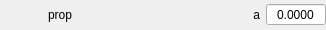
<?xml version="1.0" encoding="UTF-8"?>
<ui version="4.0">
 <class>FloatWidget</class>
 <widget class="QWidget" name="FloatWidget">
  <property name="geometry">
   <rect>
    <x>0</x>
    <y>0</y>
    <width>326</width>
    <height>30</height>
   </rect>
  </property>
  <property name="minimumSize">
   <size>
    <width>0</width>
    <height>0</height>
   </size>
  </property>
  <property name="maximumSize">
   <size>
    <width>16777215</width>
    <height>30</height>
   </size>
  </property>
  <property name="windowTitle">
   <string>Form</string>
  </property>
  <layout class="QHBoxLayout" name="horizontalLayout">
   <property name="leftMargin">
    <number>0</number>
   </property>
   <property name="topMargin">
    <number>0</number>
   </property>
   <property name="rightMargin">
    <number>0</number>
   </property>
   <property name="bottomMargin">
    <number>0</number>
   </property>
   <item>
    <widget class="QLabel" name="mainprop">
     <property name="sizePolicy">
      <sizepolicy hsizetype="Fixed" vsizetype="Preferred">
       <horstretch>0</horstretch>
       <verstretch>0</verstretch>
      </sizepolicy>
     </property>
     <property name="minimumSize">
      <size>
       <width>120</width>
       <height>0</height>
      </size>
     </property>
     <property name="maximumSize">
      <size>
       <width>120</width>
       <height>30</height>
      </size>
     </property>
     <property name="text">
      <string>prop</string>
     </property>
     <property name="alignment">
      <set>Qt::AlignCenter</set>
     </property>
    </widget>
   </item>
   <item>
    <widget class="QLabel" name="subprop1">
     <property name="text">
      <string>a</string>
     </property>
     <property name="alignment">
      <set>Qt::AlignRight|Qt::AlignTrailing|Qt::AlignVCenter</set>
     </property>
    </widget>
   </item>
   <item>
    <widget class="QDoubleSpinBox" name="spinBox1">
     <property name="maximumSize">
      <size>
       <width>60</width>
       <height>16777215</height>
      </size>
     </property>
     <property name="styleSheet">
      <string notr="true">QDoubleSpinBox {
background: &quot;#EAF7FF&quot;;
border-color: &quot;#C0DCF2&quot;;
}</string>
     </property>
     <property name="frame">
      <bool>true</bool>
     </property>
     <property name="alignment">
      <set>Qt::AlignCenter</set>
     </property>
     <property name="buttonSymbols">
      <enum>QAbstractSpinBox::NoButtons</enum>
     </property>
     <property name="decimals">
      <number>4</number>
     </property>
     <property name="minimum">
      <double>-1000.000000000000000</double>
     </property>
     <property name="maximum">
      <double>1000.000000000000000</double>
     </property>
     <property name="singleStep">
      <double>0.100000000000000</double>
     </property>
    </widget>
   </item>
  </layout>
 </widget>
 <resources/>
 <connections/>
</ui>
